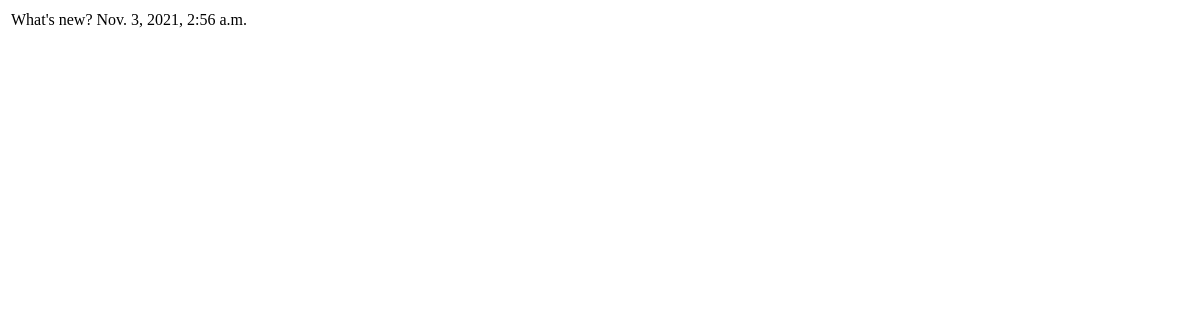
Before: /polls/search/ (signed in) with the older database file.
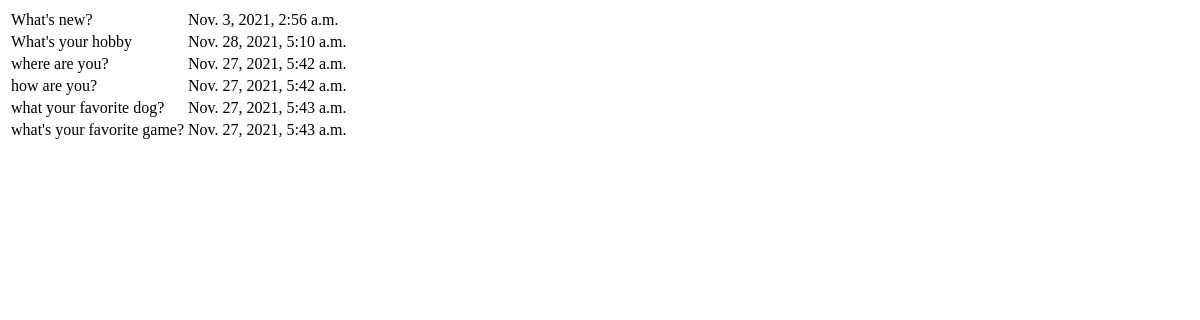
After: the same page with the newer database file.
### polls/models.py (models this page shows, shortened)
class Question(models.Model):
    question_text = models.CharField(max_length=200)
    is_public = models.BooleanField(default=False, verbose_name='Published/Closed')
    pub_date = models.DateTimeField("date published")

### polls/views.py (the view)
# urls.py: path('search/', views.globalsearch),
@login_required
def globalsearch(request):
    qs = Question.objects.all()
    qs2 = Choice.objects.all()
    result = qs.union(qs2)
    q = request.GET.get('q', '')
    if q:
        qs = qs.filter(message__icontains=q)
    return render(request, 'polls/search/globalsearch.html', {
        'globalsearch': qs,
    })

### polls/templates/polls/search/globalsearch.html (shortened to what this page needs)
<!DOCTYPE html>
<html lang="en">
<head>
</head>
<body>
<table>
<tbody>
{% for item in globalsearch %}
    <tr>
    <td>{{ item.question_text }}</td>
    <td>{{ item.pub_date }}</td>
    </tr>
{% endfor %}
</tbody>
</table>
</body>
</html>

Changed rows visible on the page:
added Question: question_text "What's your hobby", pub_date "Nov. 28, 2021, 5:10 a.m."
added Question: question_text "where are you?", pub_date "Nov. 27, 2021, 5:42 a.m."
added Question: question_text "how are you?", pub_date "Nov. 27, 2021, 5:42 a.m."
added Question: question_text "what your favorite dog?", pub_date "Nov. 27, 2021, 5:43 a.m."
added Question: question_text "what's your favorite game?", pub_date "Nov. 27, 2021, 5:43 a.m."
